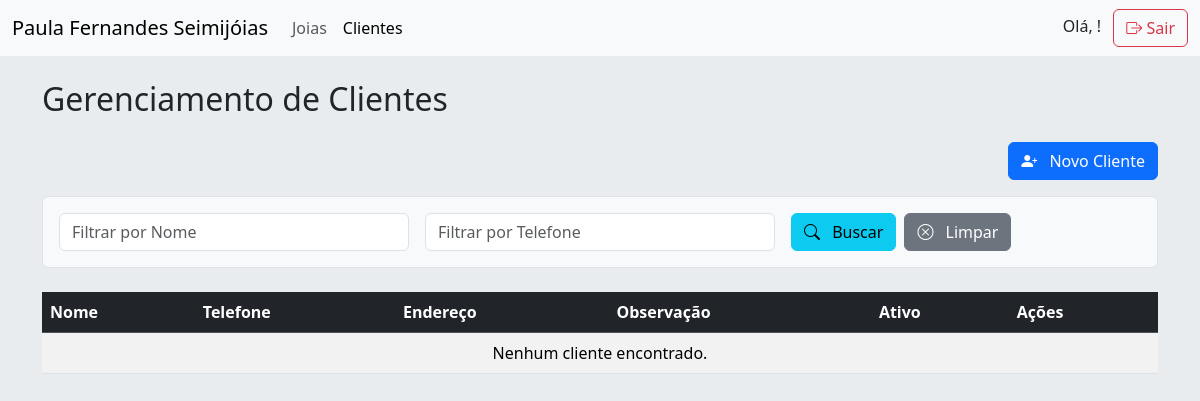
The page /pfsj/clientes/ (signed in) on the database as committed earlier.
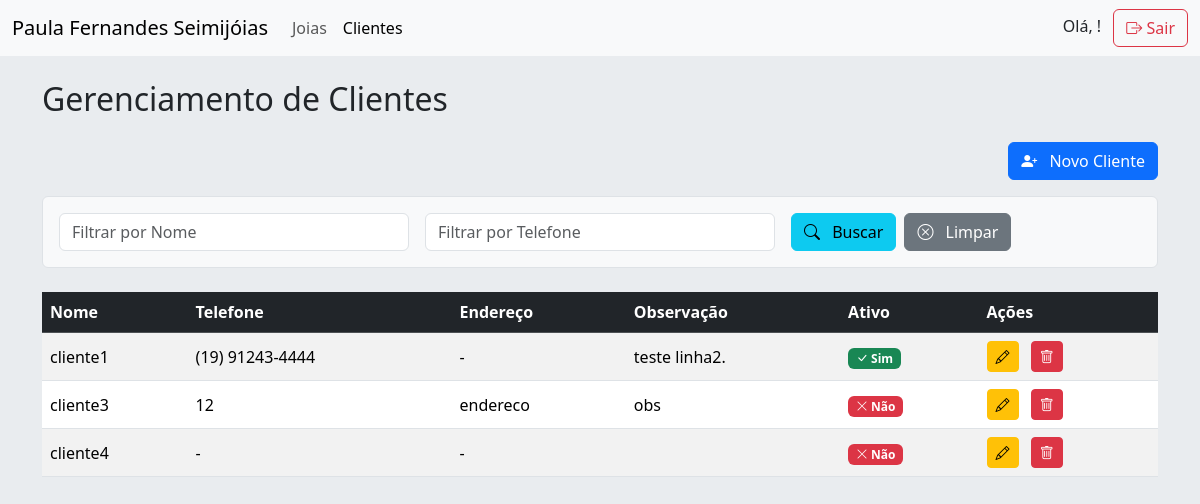
The same page on the database as committed later.
### pfsj/models.py (models this page shows, shortened)
class Cliente(models.Model):
    nome            = models.CharField      ( max_length=100,                        verbose_name="Nome Completo" )
    telefone        = models.CharField      ( max_length=20,  blank=True, null=True, verbose_name="Telefone"      )
    endereco        = models.CharField      ( max_length=255, blank=True, null=True, verbose_name="Endereço"      )
    observacao      = models.TextField      (                 blank=True, null=True, verbose_name="Observação"    )
    data_cadastro   = models.DateTimeField  ( auto_now_add=True                                                   ) # Registra a data e hora da criação automaticamente
    ativo           = models.BooleanField   ( default=True,                          verbose_name="Ativo"         ) # Flag para ativar/desativar
    class Meta:
        verbose_name = "Cliente"
        verbose_name_plural = "Clientes" # Nome no plural para o Django Admin
        ordering = ['nome'] # Ordena os clientes pelo nome por padrão

### pfsj/views.py (the view)
# urls.py: path("pfsj/clientes/",                 views.lista_clientes,   name="listaClientes"    ),
@login_required
def lista_clientes(request):
    filter_nome = request.GET.get('nome', '')
    filter_telefone = request.GET.get('telefone', '')
    clientes = Cliente.objects.all() # Busca todos os clientes por padrão
    if filter_nome:
        clientes = clientes.filter(nome__icontains=filter_nome)
    if filter_telefone:
        clientes = clientes.filter(telefone__icontains=filter_telefone)
    clientes = clientes.order_by('nome')
    form_cadastro_cliente = ClienteForm()
    return render(request, 'pfsj/listar_clientes.html', {
        'clientes': clientes,
        'form_cadastro_cliente': form_cadastro_cliente, # Passa o formulário para o template
        'user_can_add':  request.user.has_perm('pfsj.add_cliente'), # Permissões
        'user_can_edit': request.user.has_perm('pfsj.change_cliente'),
        'user_can_delete': request.user.has_perm('pfsj.delete_cliente'),
    })

### pfsj/forms.py
class ClienteForm(forms.ModelForm):
    class Meta:
        model = Cliente
        fields = ['nome', 'telefone', 'endereco', 'observacao', 'ativo']
        widgets = {
            'nome': forms.TextInput(attrs={'class': 'form-control', 'placeholder': 'Nome completo do cliente'}),
            'telefone': forms.TextInput(attrs={'class': 'form-control', 'placeholder': 'Ex: (XX) XXXX-XXXX'}),
            'endereco': forms.TextInput(attrs={'class': 'form-control', 'placeholder': 'Rua, número, bairro, cidade'}),
            'observacao': forms.Textarea(attrs={'class': 'form-control', 'rows': 3, 'placeholder': 'Informações adicionais sobre o cliente'}),
            'ativo': forms.CheckboxInput(attrs={'class': 'form-check-input'}), # Bootstrap checkbox
        }

### pfsj/templates/pfsj/listar_clientes.html (shortened to what this page needs)
{% extends 'pfsj/base.html' %}
{% load static %}
{% load widget_tweaks %}
{% block content %}
<div class="container mt-4">
    <h2 class="mb-4">Gerenciamento de Clientes</h2>
    {% if user_can_add %}
    <div class="d-flex justify-content-end mb-3">
        <button type="button" class="btn btn-primary" data-bs-toggle="modal" data-bs-target="#cadastrarClienteModal">
            <i class="bi bi-person-plus-fill me-2"></i> Novo Cliente
        </button>
    </div>
    {% endif %}
    <form class="mb-4 p-3 border rounded bg-light" method="GET" action="{% url 'listaClientes' %}">
        <div class="row g-3">
            <div class="col-md-4">
                <input type="text" class="form-control" id="id_filter_nome" name="nome" value="{{ request.GET.nome }}" placeholder="Filtrar por Nome">
            </div>
            <div class="col-md-4">
                <input type="text" class="form-control" id="id_filter_telefone" name="telefone" value="{{ request.GET.telefone }}" placeholder="Filtrar por Telefone">
            </div>
            <div class="col-md-4 d-flex align-items-end">
                <button type="submit" class="btn btn-info me-2"><i class="bi bi-search me-2"></i> Buscar</button>
                <a href="{% url 'listaClientes' %}" class="btn btn-secondary"><i class="bi bi-x-circle me-2"></i> Limpar</a>
            </div>
        </div>
    </form>
    <div class="table-responsive">
        <table class="table table-striped table-hover align-middle">
            <thead class="table-dark">
                <tr>
                    <th>Nome</th>
                    <th>Telefone</th>
                    <th>Endereço</th>
                    <th>Observação</th>
                    <th>Ativo</th>
                    <th>Ações</th>
                </tr>
            </thead>
            <tbody>
                {% for cliente in clientes %}
                <tr data-cliente-id="{{ cliente.id }}"
                    data-cliente-nome="{{ cliente.nome }}"
                    data-cliente-telefone="{{ cliente.telefone|default_if_none:'' }}"
                    data-cliente-endereco="{{ cliente.endereco|default_if_none:'' }}"
                    data-cliente-observacao="{{ cliente.observacao|default_if_none:'' }}"
                    data-cliente-ativo="{{ cliente.ativo|yesno:'true,false' }}">
                    <td>{{ cliente.nome }}</td>
                    <td>{{ cliente.telefone|default_if_none:'-' }}</td>
                    <td>{{ cliente.endereco|default_if_none:'-' }}</td>
                    <td>{{ cliente.observacao|default_if_none:'-' }}</td>
                    <td>
                        {% if cliente.ativo %}
                            <span class="badge bg-success"><i class="bi bi-check-lg"></i> Sim</span>
                        {% else %}
                            <span class="badge bg-danger"><i class="bi bi-x-lg"></i> Não</span>
                        {% endif %}
                    </td>
                    <td>
                        {% if user_can_edit %}
                        <button type="button" class="btn btn-sm btn-warning edit-cliente-btn me-2" data-bs-toggle="modal" data-bs-target="#alterarClienteModal">
                            <i class="bi bi-pencil"></i>
                        </button>
                        {% endif %}
                        {% if user_can_delete %}
                        <button type="button" class="btn btn-sm btn-danger delete-cliente-btn" data-bs-toggle="modal" data-bs-target="#confirmDeleteClienteModal">
                            <i class="bi bi-trash"></i>
                        </button>
                        {% endif %}
                    </td>
                </tr>
                {% empty %}
                <tr>
                    <td colspan="6" class="text-center">Nenhum cliente encontrado.</td>
                </tr>
                {% endfor %}
            </tbody>
        </table>
    </div>
</div>
{% endblock %}

### pfsj/templates/pfsj/base.html (shortened to what this page needs)
{% load static %}
<!DOCTYPE html>
<html lang="pt-br">
<head>
    <link href="https://cdn.jsdelivr.net/npm/bootstrap@5.3.3/dist/css/bootstrap.min.css" rel="stylesheet" />
    <link href="https://cdn.jsdelivr.net/npm/bootstrap-icons@1.8.1/font/bootstrap-icons.css" rel="stylesheet">
</head>
<body class="bg-body-secondary">
    <nav class="navbar navbar-expand-lg navbar-light bg-light">
        <div class="container-fluid">
            <a class="navbar-brand" href="{% url 'listaJoias' %}">Paula Fernandes Seimijóias</a>
            <ul class="navbar-nav me-auto mb-2 mb-lg-0">
                <li class="nav-item">
                    <a class="nav-link {% if request.resolver_match.url_name == 'listaJoias' %}active{% endif %}" href="{% url 'listaJoias' %}">Joias</a>
                </li>
                <li class="nav-item">
                    <a class="nav-link {% if request.resolver_match.url_name == 'listaClientes' %}active{% endif %}" href="{% url 'listaClientes' %}">Clientes</a>
                </li>
            </ul>
            <div class="ms-auto">
                {% if user.is_authenticated %}
                    <span class="me-2">Olá, <strong>{{ user.get_full_name }}</strong>!</span>
                    <a href="{% url 'logout' %}" class="btn btn-outline-danger">
                        <i class="bi bi-box-arrow-right"></i> Sair
                    </a>
                {% else %}
                    <a href="{% url 'login' %}" class="btn btn-outline-primary">
                        <i class="bi bi-box-arrow-in-right"></i> Entrar
                    </a>
                {% endif %}
            </div>
        </div>
    </nav>
    {% block content %}
    {% endblock %}
</body>
</html>

Rows that differ between the two databases and show on the page:
added Cliente: nome "cliente1", telefone "(19) 91243-4444", endereco "-", observacao "teste linha2.", ativo True (drawn)
added Cliente: nome "cliente3", telefone "12", endereco "endereco", observacao "obs", ativo False (drawn)
added Cliente: nome "cliente4", telefone "-", endereco "-", ativo False (drawn)
Other text that changed with them:
text no longer shown: "Nenhum cliente encontrado."
